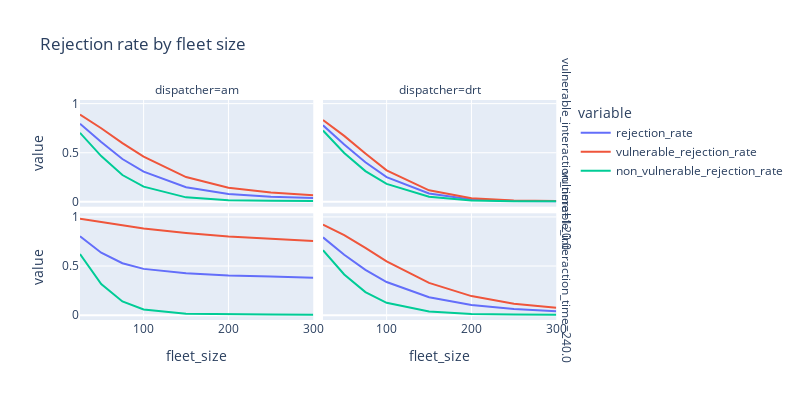

The notebook cell saved with this chart:
### Markdown cell above
### Fleet sizing

### Code cell
df_plot = df_analysis[
    (df_analysis["vulnerable_share"] == 0.5) & (df_analysis["fleet_size"] <= 300)
].melt(
    ["fleet_size", "vulnerable_interaction_time", "dispatcher"], 
    ["rejection_rate", "vulnerable_rejection_rate", "non_vulnerable_rejection_rate"]
).sort_values(by = ["fleet_size", "vulnerable_interaction_time"])

px.line(df_plot, height = 400, width = 800, title = "Rejection rate by fleet size",
        x = "fleet_size", y = "value", color = "variable", 
        facet_col = "dispatcher", facet_row = "vulnerable_interaction_time")

### Figure 1 — Plotly figure (JSON) as saved in the notebook; plotly's stock layout.template omitted (floating-point values rounded to 4 significant figures)
{"data": [{"hovertemplate": "variable=rejection_rate<br>vulnerable_interaction_time=120.0<br>dispatcher=am<br>fleet_size=%{x}<br>value=%{y}<extra></extra>", "legendgroup": "rejection_rate", "line": {"color": "#636efa", "dash": "solid"}, "marker": {"symbol": "circle"}, "mode": "lines", "name": "rejection_rate", "orientation": "v", "showlegend": true, "type": "scatter", "x": [25, 50, 75, 100, 150, 200, 250, 300], "xaxis": "x3", "y": [0.7963, 0.6083, 0.4359, 0.3081, 0.1492, 0.07989, 0.0525, 0.0379], "yaxis": "y3"}, {"hovertemplate": "variable=rejection_rate<br>vulnerable_interaction_time=120.0<br>dispatcher=drt<br>fleet_size=%{x}<br>value=%{y}<extra></extra>", "legendgroup": "rejection_rate", "line": {"color": "#636efa", "dash": "solid"}, "marker": {"symbol": "circle"}, "mode": "lines", "name": "rejection_rate", "orientation": "v", "showlegend": false, "type": "scatter", "x": [25, 50, 75, 100, 150, 200, 250, 300], "xaxis": "x4", "y": [0.7794, 0.5848, 0.4032, 0.2517, 0.0846, 0.0245, 0.009413, 0.006638], "yaxis": "y4"}, {"hovertemplate": "variable=rejection_rate<br>vulnerable_interaction_time=240.0<br>dispatcher=am<br>fleet_size=%{x}<br>value=%{y}<extra></extra>", "legendgroup": "rejection_rate", "line": {"color": "#636efa", "dash": "solid"}, "marker": {"symbol": "circle"}, "mode": "lines", "name": "rejection_rate", "orientation": "v", "showlegend": false, "type": "scatter", "x": [25, 50, 75, 100, 150, 200, 250, 300], "xaxis": "x", "y": [0.8029, 0.6359, 0.5286, 0.471, 0.4267, 0.4049, 0.394, 0.3814], "yaxis": "y"}, {"hovertemplate": "variable=rejection_rate<br>vulnerable_interaction_time=240.0<br>dispatcher=drt<br>fleet_size=%{x}<br>value=%{y}<extra></extra>", "legendgroup": "rejection_rate", "line": {"color": "#636efa", "dash": "solid"}, "marker": {"symbol": "circle"}, "mode": "lines", "name": "rejection_rate", "orientation": "v", "showlegend": false, "type": "scatter", "x": [25, 50, 75, 100, 150, 200, 250, 300], "xaxis": "x2", "y": [0.7918, 0.6148, 0.4607, 0.3372, 0.1825, 0.1029, 0.06179, 0.04031], "yaxis": "y2"}, {"hovertemplate": "variable=vulnerable_rejection_rate<br>vulnerable_interaction_time=120.0<br>dispatcher=am<br>fleet_size=%{x}<br>value=%{y}<extra></extra>", "legendgroup": "vulnerable_rejection_rate", "line": {"color": "#EF553B", "dash": "solid"}, "marker": {"symbol": "circle"}, "mode": "lines", "name": "vulnerable_rejection_rate", "orientation": "v", "showlegend": true, "type": "scatter", "x": [25, 50, 75, 100, 150, 200, 250, 300], "xaxis": "x3", "y": [0.8895, 0.7496, 0.5979, 0.4604, 0.2521, 0.1433, 0.09463, 0.06814], "yaxis": "y3"}, {"hovertemplate": "variable=vulnerable_rejection_rate<br>vulnerable_interaction_time=120.0<br>dispatcher=drt<br>fleet_size=%{x}<br>value=%{y}<extra></extra>", "legendgroup": "vulnerable_rejection_rate", "line": {"color": "#EF553B", "dash": "solid"}, "marker": {"symbol": "circle"}, "mode": "lines", "name": "vulnerable_rejection_rate", "orientation": "v", "showlegend": false, "type": "scatter", "x": [25, 50, 75, 100, 150, 200, 250, 300], "xaxis": "x4", "y": [0.8322, 0.6716, 0.4931, 0.321, 0.1177, 0.03636, 0.013, 0.008428], "yaxis": "y4"}, {"hovertemplate": "variable=vulnerable_rejection_rate<br>vulnerable_interaction_time=240.0<br>dispatcher=am<br>fleet_size=%{x}<br>value=%{y}<extra></extra>", "legendgroup": "vulnerable_rejection_rate", "line": {"color": "#EF553B", "dash": "solid"}, "marker": {"symbol": "circle"}, "mode": "lines", "name": "vulnerable_rejection_rate", "orientation": "v", "showlegend": false, "type": "scatter", "x": [25, 50, 75, 100, 150, 200, 250, 300], "xaxis": "x", "y": [0.9827, 0.9528, 0.916, 0.883, 0.8375, 0.8006, 0.7806, 0.7558], "yaxis": "y"}, {"hovertemplate": "variable=vulnerable_rejection_rate<br>vulnerable_interaction_time=240.0<br>dispatcher=drt<br>fleet_size=%{x}<br>value=%{y}<extra></extra>", "legendgroup": "vulnerable_rejection_rate", "line": {"color": "#EF553B", "dash": "solid"}, "marker": {"symbol": "circle"}, "mode": "lines", "name": "vulnerable_rejection_rate", "orientation": "v", "showlegend": false, "type": "scatter", "x": [25, 50, 75, 100, 150, 200, 250, 300], "xaxis": "x2", "y": [0.922, 0.8146, 0.6858, 0.5476, 0.3282, 0.1941, 0.117, 0.07537], "yaxis": "y2"}, {"hovertemplate": "variable=non_vulnerable_rejection_rate<br>vulnerable_interaction_time=120.0<br>dispatcher=am<br>fleet_size=%{x}<br>value=%{y}<extra></extra>", "legendgroup": "non_vulnerable_rejection_rate", "line": {"color": "#00cc96", "dash": "solid"}, "marker": {"symbol": "circle"}, "mode": "lines", "name": "non_vulnerable_rejection_rate", "orientation": "v", "showlegend": true, "type": "scatter", "x": [25, 50, 75, 100, 150, 200, 250, 300], "xaxis": "x3", "y": [0.7026, 0.4662, 0.2732, 0.1551, 0.04573, 0.01621, 0.01016, 0.007501], "yaxis": "y3"}, {"hovertemplate": "variable=non_vulnerable_rejection_rate<br>vulnerable_interaction_time=120.0<br>dispatcher=drt<br>fleet_size=%{x}<br>value=%{y}<extra></extra>", "legendgroup": "non_vulnerable_rejection_rate", "line": {"color": "#00cc96", "dash": "solid"}, "marker": {"symbol": "circle"}, "mode": "lines", "name": "non_vulnerable_rejection_rate", "orientation": "v", "showlegend": false, "type": "scatter", "x": [25, 50, 75, 100, 150, 200, 250, 300], "xaxis": "x4", "y": [0.7263, 0.4977, 0.3128, 0.1822, 0.05129, 0.01258, 0.005807, 0.004839], "yaxis": "y4"}, {"hovertemplate": "variable=non_vulnerable_rejection_rate<br>vulnerable_interaction_time=240.0<br>dispatcher=am<br>fleet_size=%{x}<br>value=%{y}<extra></extra>", "legendgroup": "non_vulnerable_rejection_rate", "line": {"color": "#00cc96", "dash": "solid"}, "marker": {"symbol": "circle"}, "mode": "lines", "name": "non_vulnerable_rejection_rate", "orientation": "v", "showlegend": false, "type": "scatter", "x": [25, 50, 75, 100, 150, 200, 250, 300], "xaxis": "x", "y": [0.6223, 0.3174, 0.1394, 0.0571, 0.01403, 0.007259, 0.005565, 0.005081], "yaxis": "y"}, {"hovertemplate": "variable=non_vulnerable_rejection_rate<br>vulnerable_interaction_time=240.0<br>dispatcher=drt<br>fleet_size=%{x}<br>value=%{y}<extra></extra>", "legendgroup": "non_vulnerable_rejection_rate", "line": {"color": "#00cc96", "dash": "solid"}, "marker": {"symbol": "circle"}, "mode": "lines", "name": "non_vulnerable_rejection_rate", "orientation": "v", "showlegend": false, "type": "scatter", "x": [25, 50, 75, 100, 150, 200, 250, 300], "xaxis": "x2", "y": [0.661, 0.414, 0.2345, 0.1258, 0.03605, 0.01137, 0.006291, 0.005081], "yaxis": "y2"}], "layout": {"annotations": [{"font": {}, "showarrow": false, "text": "dispatcher=am", "x": 0.24, "xanchor": "center", "xref": "paper", "y": 1, "yanchor": "bottom", "yref": "paper"}, {"font": {}, "showarrow": false, "text": "dispatcher=drt", "x": 0.74, "xanchor": "center", "xref": "paper", "y": 1, "yanchor": "bottom", "yref": "paper"}, {"font": {}, "showarrow": false, "text": "vulnerable_interaction_time=240.0", "textangle": 90, "x": 0.98, "xanchor": "left", "xref": "paper", "y": 0.2425, "yanchor": "middle", "yref": "paper"}, {"font": {}, "showarrow": false, "text": "vulnerable_interaction_time=120.0", "textangle": 90, "x": 0.98, "xanchor": "left", "xref": "paper", "y": 0.7575, "yanchor": "middle", "yref": "paper"}], "height": 400, "legend": {"title": {"text": "variable"}, "tracegroupgap": 0}, "title": {"text": "Rejection rate by fleet size"}, "width": 800, "xaxis": {"anchor": "y", "autorange": true, "domain": [0, 0.48], "range": [25, 300], "title": {"text": "fleet_size"}, "type": "linear"}, "xaxis2": {"anchor": "y2", "autorange": true, "domain": [0.5, 0.98], "matches": "x", "range": [25, 300], "title": {"text": "fleet_size"}, "type": "linear"}, "xaxis3": {"anchor": "y3", "autorange": true, "domain": [0, 0.48], "matches": "x", "range": [25, 300], "showticklabels": false, "type": "linear"}, "xaxis4": {"anchor": "y4", "autorange": true, "domain": [0.5, 0.98], "matches": "x", "range": [25, 300], "showticklabels": false, "type": "linear"}, "yaxis": {"anchor": "x", "autorange": true, "domain": [0, 0.485], "range": [-0.04948, 1.037], "title": {"text": "value"}, "type": "linear"}, "yaxis2": {"anchor": "x2", "autorange": true, "domain": [0, 0.485], "matches": "y", "range": [-0.04948, 1.037], "showticklabels": false, "type": "linear"}, "yaxis3": {"anchor": "x3", "autorange": true, "domain": [0.515, 1], "matches": "y", "range": [-0.04948, 1.037], "title": {"text": "value"}, "type": "linear"}, "yaxis4": {"anchor": "x4", "autorange": true, "domain": [0.515, 1], "matches": "y", "range": [-0.04948, 1.037], "showticklabels": false, "type": "linear"}}}
